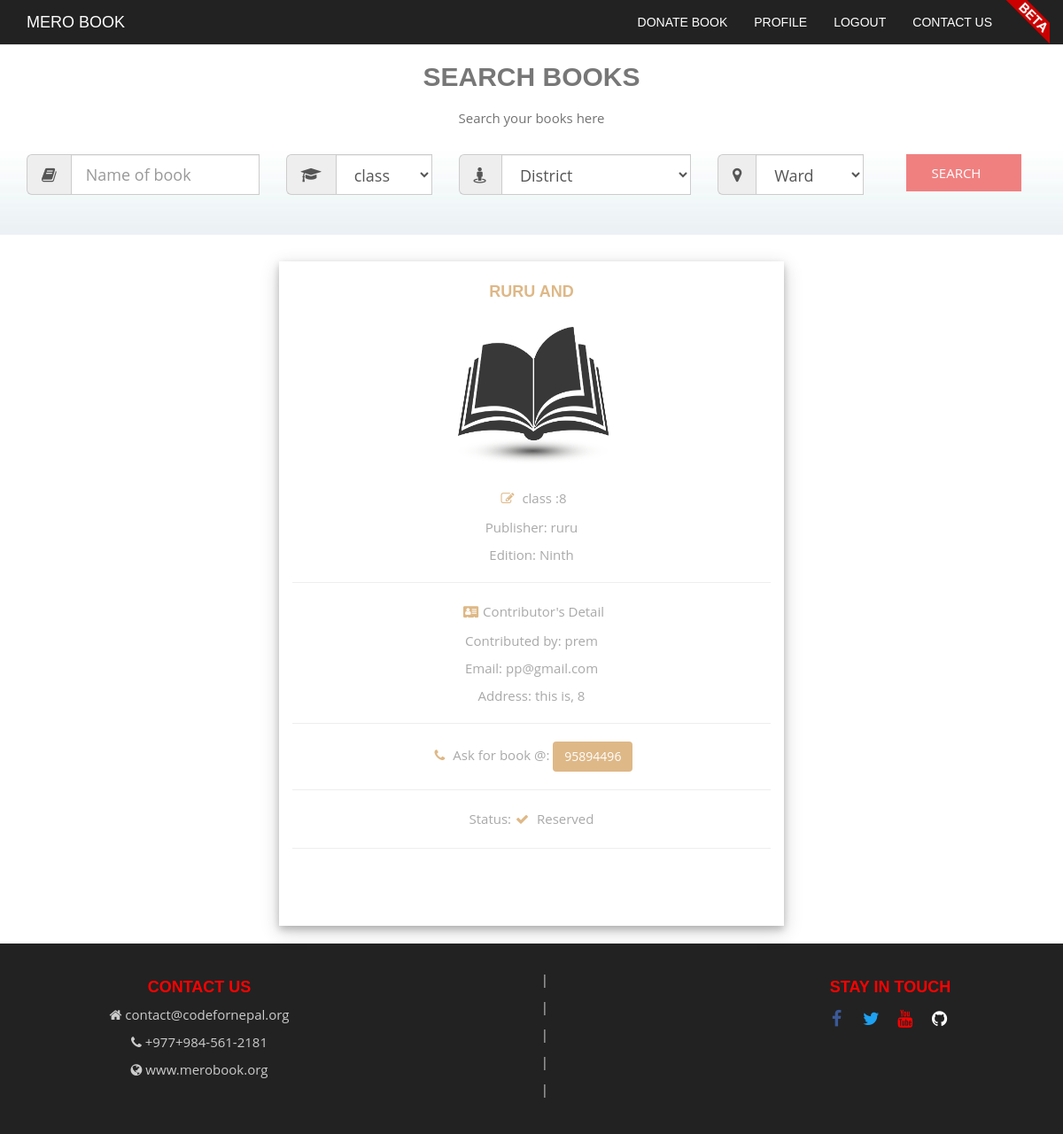
/book_detail/65/ (signed in), run on the app's committed database.
### donate/models.py (models this page shows, shortened)
class Details(models.Model):
    user= models.ForeignKey(settings.AUTH_USER_MODEL, null=True)
    Name = models.CharField(max_length=200)
    Class= models.IntegerField(validators=[MaxValueValidator(13), MinValueValidator(1)])
    Publisher= models.CharField(max_length=200)
    Edition= models.CharField(max_length=10, choices=EDITION_CHOICES)
    Status= models.CharField(max_length=10, choices=ST_CHOICES)
    Your_District= models.CharField(max_length=100)
    Ward_number= models.IntegerField(validators=[MaxValueValidator(36), MinValueValidator(1)])
    Phone_number= models.CharField(max_length=100)

### donate/views.py (the view)
# urls.py: url(r'^book_detail/(?P<id>\d+)/$', donate_views.book_detail, name = "book_detail"),
@login_required(login_url='/login/')
def book_detail(request, id):
    instance = get_object_or_404(Details, id=id)
    context = {
        "instance": instance,
        "ward_count": [1, 2, 3, 4, 5, 6, 7, 8, 9, 10, 11, 12, 13, 14, 15, 16, 17, 18, 19, 20, 21, 22, 23, 24, 25, 26,
                       27, 28, 29, 30, 31, 32, 33, 34, 35],
        "class_count": [1, 2, 3, 4, 5, 6, 7, 8, 9, 10, 11, 12],
        "edition_count": ["First", "Second", "Third", "Forth", "Fifth", "Sixth", "Seventh", "Eighth", "Ninth", "Tenth"],
        "district_count": ["Achham", "Arghakhanchi", "Baglung", "Baitadi", "Bajhang", "Bajura", "Banke", "Bara",
                           "Bardiya", "Bhaktapur", "Bhojpur", "Chitwan", "Dadeldhura", "Dailekh", "Dang", "Darchula",
                           "Dhading", "Dhankuta", "Dhanusa", "Dolakha", "Dolpa", "Doti", "Gorkha", "Gulmi", "Humla",
                           "Ilam", "Jajarkot", "Jhapa", "Jumla", "Kailali", "Kalikot", "Kanchanpur", "Kapilvastu",
                           "Kaski", "Kathmandu", "Kavrepalanchok", "Khotang", "Lalitpur", "Lamjung", "Mahottari",
                           "Makwanpur", "Manang", "Morang", "Mugu", "Mustang", "Myagdi", "Nawalparasi", "Nuwakot",
                           "Okhaldhunga", "Palpa", "Panchthar", "Parbat", "Parsa", "Pyuthan", "Ramechhap", "Rasuwa",
                           "Rautahat", "Rolpa", "Rukum", "Rupandehi", "Salyan", "Sankhuwasabha", "Saptari", "Sarlahi",
                           "Sindhuli", "Sindhupalchok", "Siraha", "Solukhumbu", "Sunsari", "Surkhet", "Syangja",
                           "Tanahun", "Taplejung", "Terhathum", "Udayapur"],
    }
    return render(request, 'donate/book_detail.html', context)

### donate/templates/donate/book_detail.html (shortened to what this page needs)
{% extends 'donate/base.html' %}
{% load staticfiles %}
{% block baaki_css %}
<link rel = "stylesheet" href=" {% static 'donate/css/book_detail.css' %}">
{% endblock %}
{% block body %}
      <form method="GET" action="{% url 'search_list' %}">
      <div id="search" class="search">
          <div class="container">
              <div class="row">
                  <h2 class="wow fadeInUp">Search Books</h2>
                  <p class="wow fadeInUp" data-wow-delay="0.2s">Search your books here</p>
                  <div class="col-lg-3 col-md-3">
                    <div class="input-group input-group-lg wow fadeInUp" data-wow-delay="0.3s">
                          <span class="input-group-addon" id-sizing-addon1><i class="fa fa-book" aria-hidden="true"></i></span>
                          <input type="text" name="q1" required="" class="form-control" aria-describeby="sizing-addon1" placeholder="Name of book">
                     </div>
                  </div>
                  <div class="col-lg-2 col-md-2">
                    <div class="input-group input-group-lg wow fadeInUp" data-wow-delay="0.4s">
                          <span class="input-group-addon" id-sizing-addon1><i class="fa fa-graduation-cap" aria-hidden="true"></i></span>
                        <select class="form-control" required="" name = "q2">
                            <option value="" disabled selected>class</option>
                        </select>
                    </div>
                  </div>
                  <div class="col-lg-3">
                    <div class="input-group input-group-lg wow fadeInUp" data-wow-delay="0.5s">
                          <span class="input-group-addon" id-sizing-addon1><i class="fa fa-street-view" aria-hidden="true"></i></span>
                          <select class="form-control" required="" name = "q3">
                           <option value="" disabled selected>District</option>
                        </select>
                    </div>
                  </div>
                  <div class="col-lg-2">
                    <div class="input-group input-group-lg wow fadeInUp" data-wow-delay="0.7s">
                          <span class="input-group-addon" id-sizing-addon1><i class="fa fa-map-marker" aria-hidden="true"></i></span>
                         <select class="form-control" required="" name = "q4">
                            <option value="" disabled selected>Ward</option>
                         </select>
                    </div>
                  </div>
                  <div class="col-lg-2" >
                       <button class="btn btn-lg wow fadeInUp" data-wow-delay="0.8s" type="submit"> Search</button>
                  </div>
              </div>
          </div>
      </div>
      </form>
      <div class="book_ko_detail">
      <div class="container">
          <div class="col-lg-3 col-md-3"></div>
          <div class="border hvr-float col-lg-6 col-md-6 wow fadeInUp" data-wow-delay="0.1s ">
              <h4>{{instance.Name}} </h4>
              <img class="id3h " src="{% static 'donate/images/rerl.png' %}">
              <p><i class="fa fa-pencil-square-o" aria-hidden="true"></i> class :{{instance.Class}}</p>
              <p> Publisher: {{instance.Publisher}}</p>
              <p> Edition: {{instance.Edition}}</p><hr>
              <p> <i class="fa fa-address-card" aria-hidden="true"></i>Contributor's Detail </p>
              <p> Contributed by: {{instance.user.first_name}}</p>
              <p> Email: {{instance.user.email}}</p>
              <p> Address: {{instance.Your_District}}, {{instance.Ward_number}}</p> <hr>
              <p><i class="fa fa-phone" aria hidden="true"></i> Ask for book @: <button class="btn btn-md ">{{instance.Phone_number}}</button></p><hr>
              <p> Status:<i class="fa fa-check" aria hidden="true"></i> {{instance.Status}}</p><hr>
          </div>
          <div class="col-lg-3 col-md-3"></div>
     </div>
      </div>
{% endblock %}

### donate/static/donate/css/stylesheet.css (style rules this page uses)
* { padding:0; margin: 0; }
body { overflow-x: hidden; font-family: 'Open Sans', sans-serif; text-rendering: optimizeLegibility !important; -webkit-font-smoothing: antialiased !important; }
h1, h2, h4 { font-family: 'PT Sans Narrow', Arial, sans-serif; text-transform: uppercase; font-weight: 700; }
p { font-size: 15px; line-height: 21px; }
.btn { transition: all 300ms ease-in-out; font-weight: 500 !important; text-transform: uppercase; }
.search { background-image:url(../images/search_bgk.jpg); padding: 50px 0 80px; text-align: center; }
.search p { padding-bottom: 80px; color: #737373; }
.search h2 { color: #777; margin: 20px 0 20px; }
.search .input-group { margin-bottom: 25px; }
.search .form-control { border-radius: 0 !important; }
.search .btn { padding-left:0px; border-radius: 0; width: 130px; font-size: 15px; background-color: #f08080; color: #fff; }

### donate/static/donate/css/book_detail.css (style rules this page uses)
.search { background-image:url(../images/search_bgk.jpg); text-align: center; padding: 50px 0 30px; }
.search p { padding-bottom: 20px; color: #737373; }
.search h2 { color: #777; margin: 20px 0 20px; }
.search .input-group { margin-top: 0px; margin-bottom: 15px; }
.search .form-control { border-radius: 0 !important; }
.search .btn { margin-top: 0px; padding-left:0px; border-radius: 0; width: 130px; font-size: 15px; background-color: #f08080; color: #fff; }
.book_ko_detail .border { height: 750px; margin-top: 30px; margin-bottom: 20px; border-color:whitesmoke; box-shadow: 0 4px 8px 0 rgba(0, 0, 0, 0.2), 0 6px 20px 0 rgba(0, 0, 0, 0.19); }
.book_ko_detail h4 { text-align: center; padding-top: 15px; color: burlywood; font-weight: bold; }
.book_ko_detail img { display: block; margin: 0 auto; }
.id3h { width: 200px; margin-left: 150px; height: 200px; margin-bottom: 0px; }
.book_ko_detail p { margin-top: 0px; color: darkgray; text-align: center; }
.book_ko_detail { border: 20px; }
.book_ko_detail .btn { background-color: burlywood; color: #fff; }
.book_ko_detail i { font-size: 15px; padding: 5px; color: burlywood; }

### data on the page
Details: Name "RURU AND", Class "8", Publisher "ruru", Edition "Ninth", user.first_name "prem", user.email "pp@gmail.com", Your_District "this is", Ward_number "8", Phone_number "95894496", Status "Reserved"
